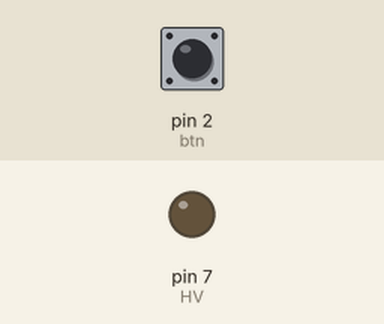
This sketch was run on a simulated Arduino Uno, built with avr-gcc and run on an emulated ATmega328P. Parts: output pins drawn as LEDs (lit = HIGH). Dashed ring = blinking. Inputs (shaded band) come from the test bench; at power-on: pin 2 (btn) LOW.

Above: at 1.2 s.
1.3 s: pin 2 (btn) pulled HIGH for 3.2 s
At 1.7 s:
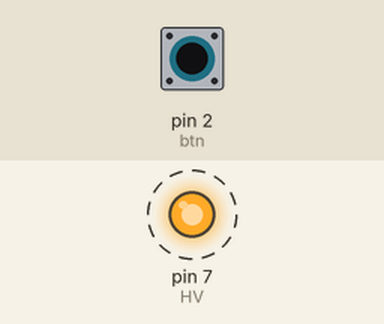
Timing chart, 0 to 6.3 s (numbered marks = the images above; inputs shaded):
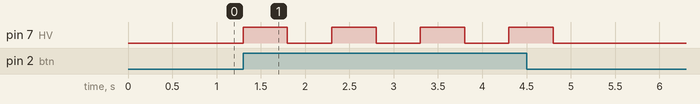

Measured:
- after the input at 1.3 s, pin 7 (HV): alternates HIGH for 0.50 s and LOW for 0.50 s, 8 changes in all, then stays LOW, starting at once

The sketch:

Relay.ino
```cpp
int HV = 7;
int btn = 2;
int btn_state = 0;

void setup() {
  pinMode(HV, OUTPUT);
  pinMode(btn, INPUT);
}

void loop() {
  btn_state = digitalRead(btn);
  if(btn_state == HIGH){
    digitalWrite(HV, HIGH);
    delay(500);
    digitalWrite(HV, LOW);
    delay(500);
  }else{
    digitalWrite(HV,LOW);
  }
}
```
